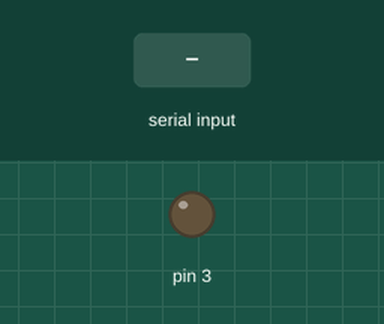
This sketch was run on a simulated Arduino Uno, built with avr-gcc and run on an emulated ATmega328P. Parts: output pins drawn as LEDs (lit = HIGH). The test bench sets the inputs (shaded band).

Above: at 1.2 s.
1.3 s: "90,45\n" received over Serial
At 1.9 s:
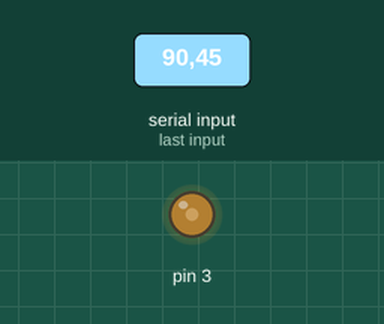
2.8 s: "30,150\n" received over Serial
At 3.1 s:
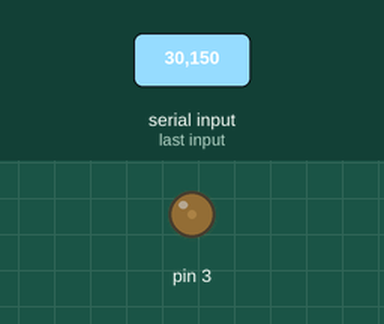
4.3 s: "200\n" received over Serial
At 5.3 s:
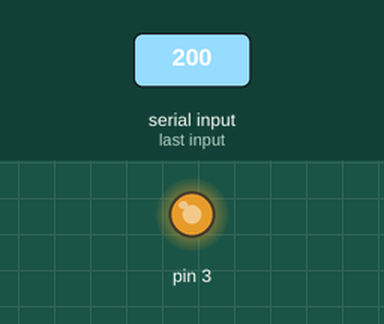
5.8 s: "90\n" received over Serial
At 6.4 s:
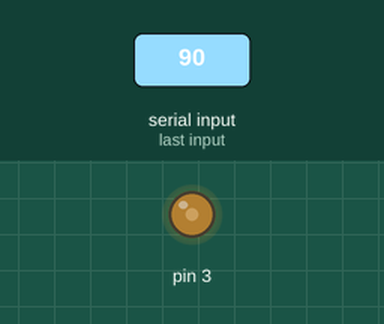
Timing chart, 0 to 8.3 s (numbered marks = the images above; inputs shaded):
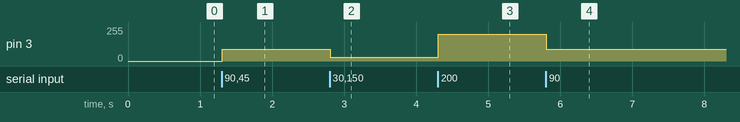

The sketch:

psuarduino.ino
```cpp
#include <string.h>

String serial_number_buf;
char serial_response[64] = "[arduino_nanocvd_8392af01]\0";

void setup() {
  serial_number_buf = "";
  analogWrite(3, 0);
  Serial.begin(9600);
}

void loop() {
  if(Serial.available())
  {
    serial_number_buf = Serial.readStringUntil('\n');
    if(!strcmp(serial_number_buf.c_str(), "[host_nanocvd_8392af00]"))
    {
      Serial.println(serial_response);
      Serial.flush();
      serial_number_buf = "";
    }
    else
    {
      serial_number_buf.replace("\n", "");
      analogWrite(3, serial_number_buf.toInt());
      serial_number_buf = "";
    }
  }
}
```

Measured:
- after the input at 1.3 s, pin 3: 0/255 → 90/255 at once
- after the input at 2.8 s, pin 3: 90/255 → 30/255 at once
- after the input at 4.3 s, pin 3: 30/255 → 200/255 at once
- after the input at 5.8 s, pin 3: 200/255 → 90/255 at once
